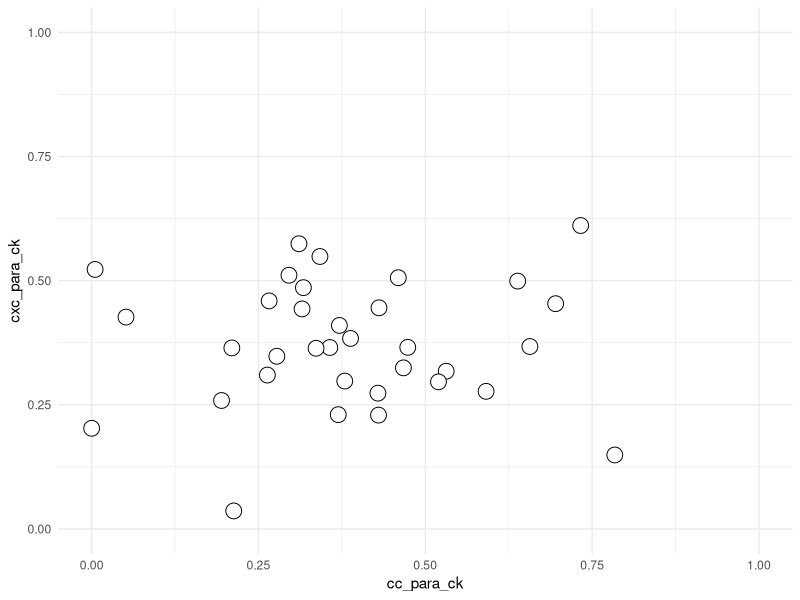
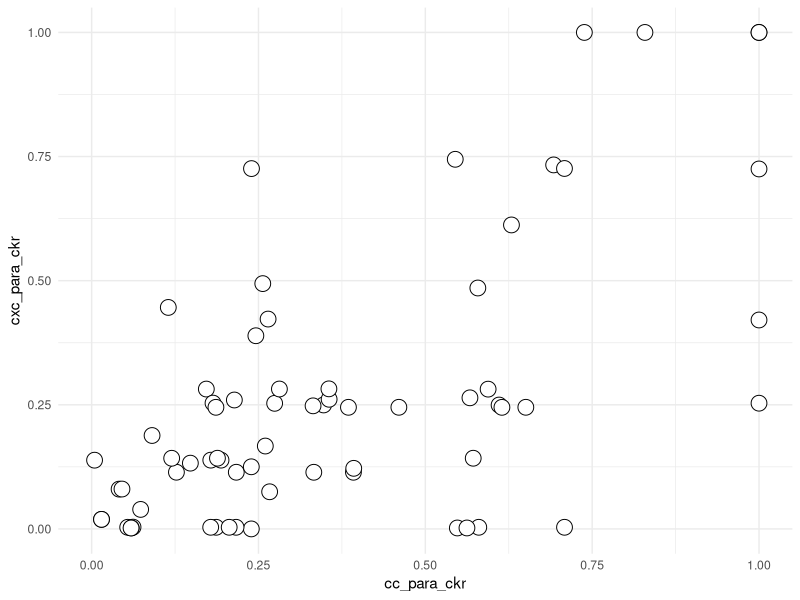
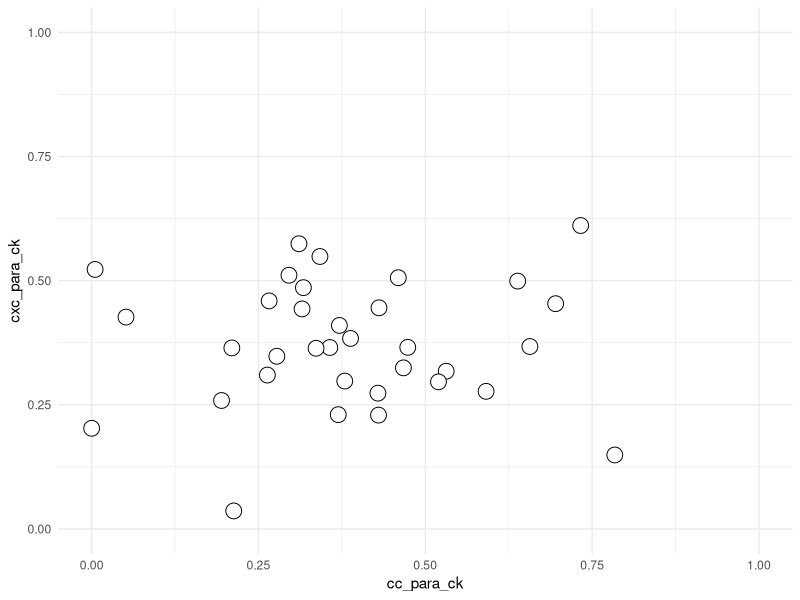
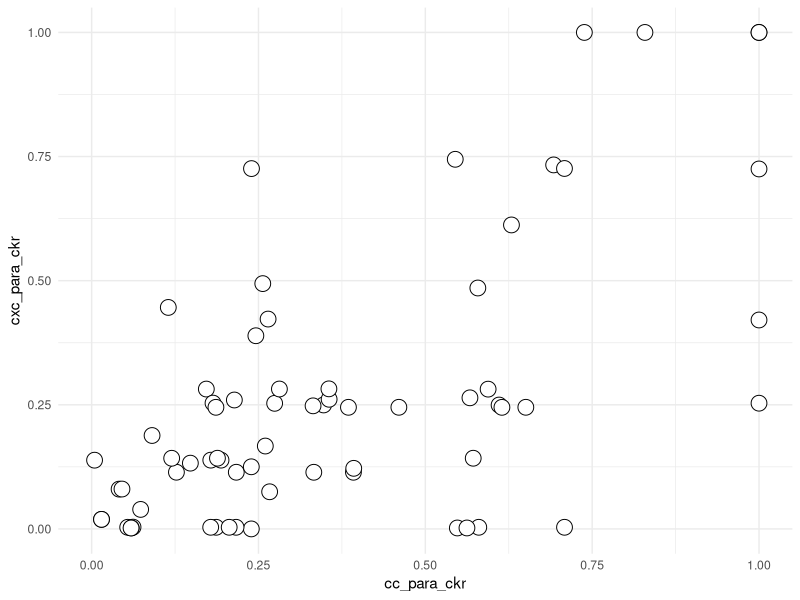

Write R code to recreate these figures, in order.
# packages, working directory
setwd("~/Desktop/Volkman_Lab/BABU_VOLKMAN/CHEMOKINE_PRJ/Data/chemokine_gpcr_ms/")
library(tidyverse)

################################################################################

# import data, select only CC/CXC
rin <- read_csv("05_integrate/output/RIN_CONS_CLASS.csv") %>% 
  filter(file %in% c("5uiw", "7o7f", "7f1r", "zheng", "7vl9", 
                     "7xa3", "7f1t", "6wwz", "6lfo", "ngo"))

# chemokine
rin %>%
  filter(cc_cxc_lr_ck >= 0.75) %>% # select subfamily-specific
  select(source_gnccn, cc_para_ck, cxc_para_ck, cc_cxc_lr_ck) %>%
  unique() %>%
  ggplot(aes(cc_para_ck, cxc_para_ck)) +
  geom_point(shape = 21, colour = "black", fill = "white", size = 5, stroke = 0.5) +
  # scale_size(range = c(2, 8)) +
  xlim(0,1) +
  ylim(0,1) +
  theme_minimal()

ggsave(filename = "ck_subfamily_cons.pdf", 
       plot = last_plot(), path = "F3S/output/",
       width = 4,
       height = 4)

# receptor
rin %>%
  filter(cc_cxc_lr_ck >= 0.75) %>% # select subfamily-specific
  select(target_gnccn, cc_para_ckr, cxc_para_ckr, cc_cxc_lr_ckr) %>%
  unique() %>%
  ggplot(aes(cc_para_ckr, cxc_para_ckr)) +
  geom_point(shape = 21, colour = "black", fill = "white", size = 5, stroke = 0.5) +
  # scale_size(range = c(2, 8)) +
  xlim(0,1) +
  ylim(0,1) +
  theme_minimal()

ggsave(filename = "ckr_subfamily_cons.pdf", 
       plot = last_plot(), path = "F3S/output/",
       width = 4,
       height = 4)
  
